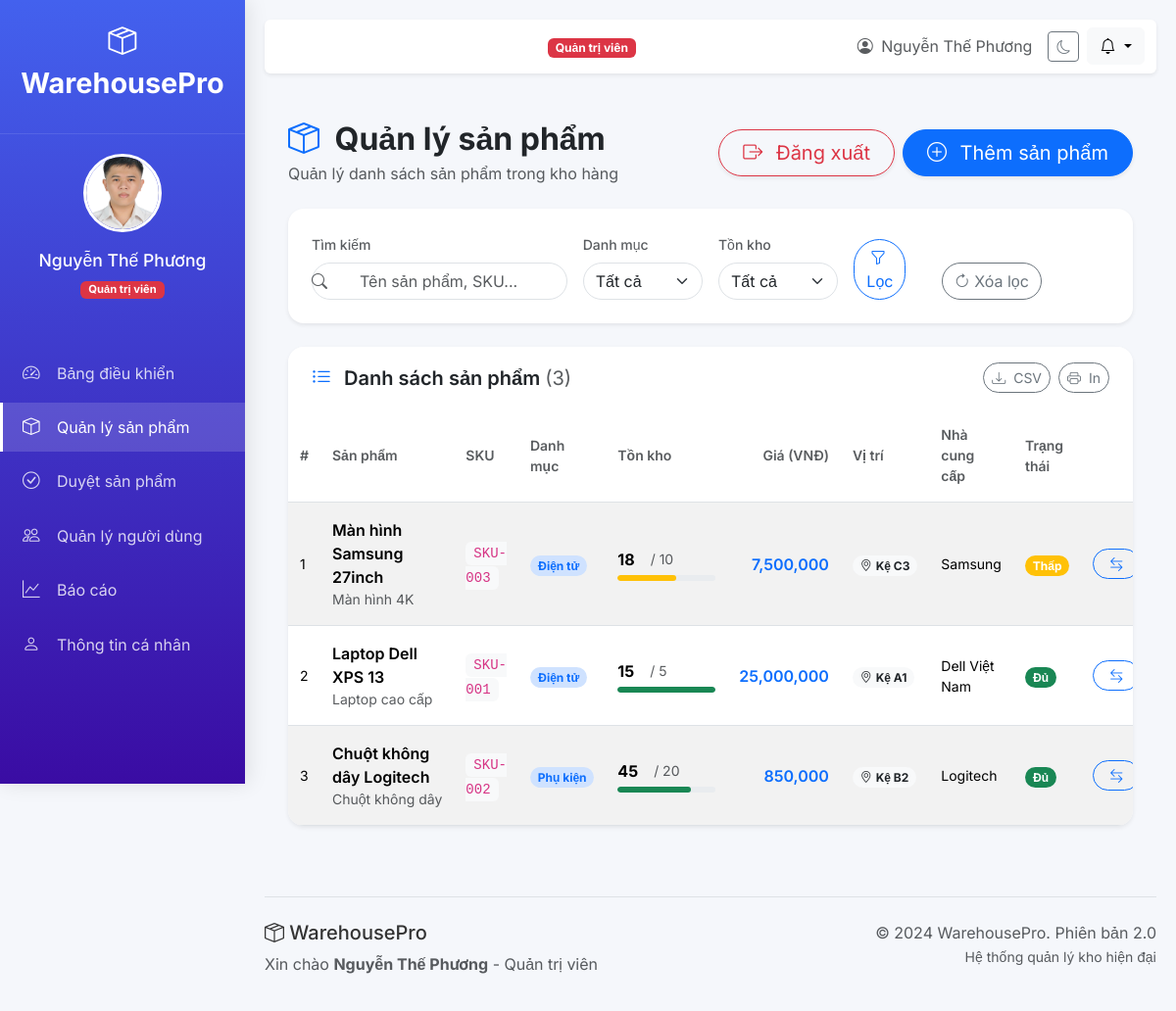
Before: /products (signed in) with the older database file.
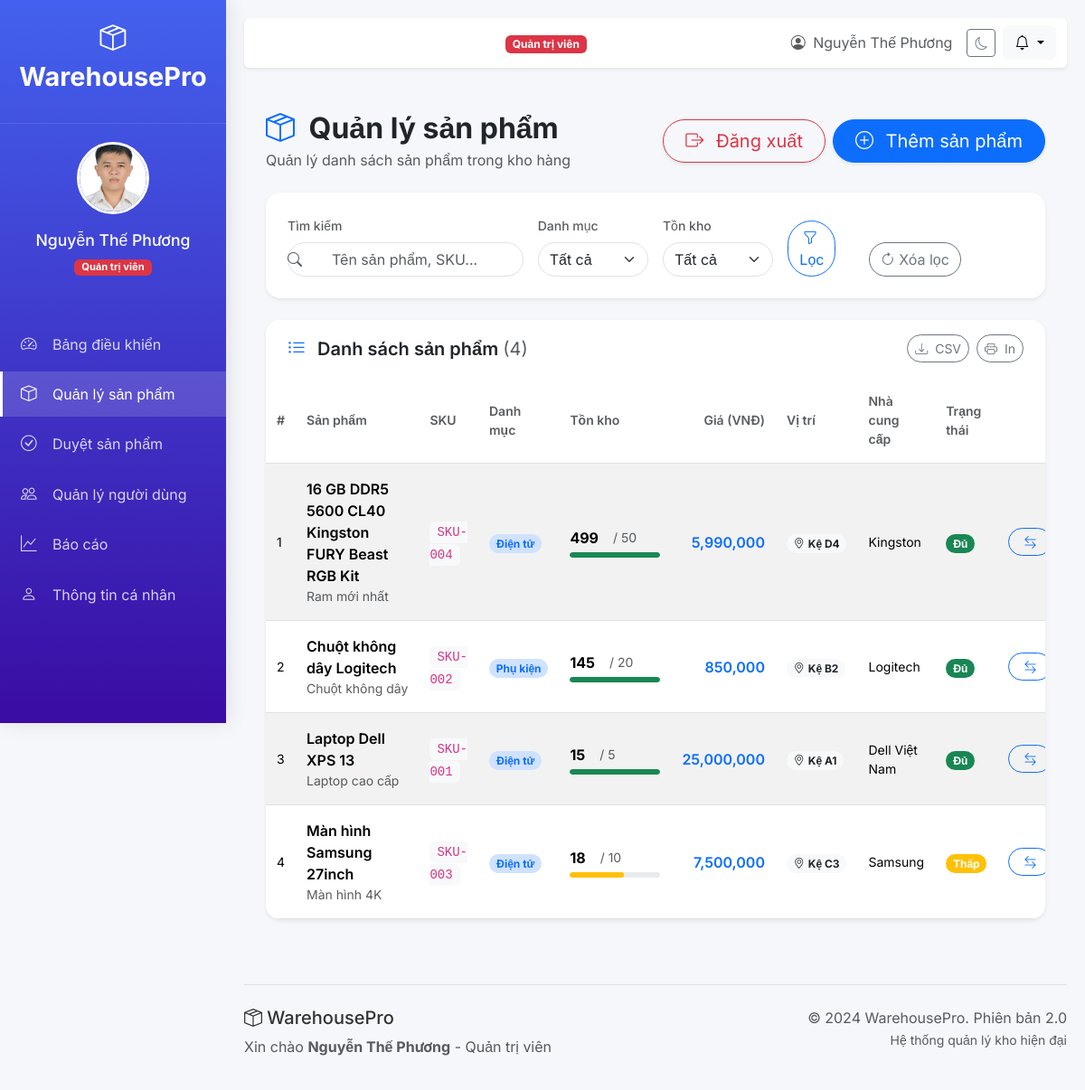
After: the same page with the newer database file.
### tables this page shows
CREATE TABLE products (
            id INTEGER PRIMARY KEY AUTOINCREMENT,
            name TEXT NOT NULL,
            category TEXT NOT NULL,
            sku TEXT UNIQUE,
            stock INTEGER DEFAULT 0,
            min_stock INTEGER DEFAULT 5,
            price DECIMAL(10,2),
            supplier TEXT,
            supplier_country TEXT,
            manufacturer TEXT,
            distributor TEXT,
            location TEXT,
            description TEXT,
            image_url TEXT,
            status TEXT DEFAULT 'pending', -- pending/approved/rejected
            added_by INTEGER,
            approved_by INTEGER,
            last_updated TIMESTAMP DEFAULT CURRENT_TIMESTAMP,
            FOREIGN KEY (added_by) REFERENCES users (id),
            FOREIGN KEY (approved_by) REFERENCES users (id)
        );

### main.py (the view)
@app.get("/products", response_class=HTMLResponse)
async def products_page(request: Request):
    user = get_current_user(request)
    if not user:
        return RedirectResponse("/login", status_code=302)
    conn = get_db_connection()
    cursor = conn.cursor()
    search = request.query_params.get('search', '')
    category = request.query_params.get('category', '')
    min_stock_filter = request.query_params.get('min_stock', '')
    if user["role"] == "staff":
        query = '''
            SELECT p.*, u.full_name as added_by_name, u2.full_name as approved_by_name
            FROM products p
            LEFT JOIN users u ON p.added_by = u.id
            LEFT JOIN users u2 ON p.approved_by = u2.id
            WHERE p.status = 'approved' OR p.added_by = ?
        '''
        params = [user["id"]]
    else:
        query = '''
            SELECT p.*, u.full_name as added_by_name, u2.full_name as approved_by_name
            FROM products p
            LEFT JOIN users u ON p.added_by = u.id
            LEFT JOIN users u2 ON p.approved_by = u2.id
            WHERE 1=1
        '''
        params = []
    if search:
        query += " AND (p.name LIKE ? OR p.sku LIKE ? OR p.description LIKE ? OR p.supplier LIKE ?)"
        params.extend([f"%{search}%", f"%{search}%", f"%{search}%", f"%{search}%"])
    if category:
        query += " AND p.category = ?"
        params.append(category)
    if min_stock_filter:
        if min_stock_filter == '5':
            query += " AND p.stock <= 5"
        elif min_stock_filter == '10':
            query += " AND p.stock <= 10"
    query += " ORDER BY p.last_updated DESC"
    cursor.execute(query, params)
    products = [dict(row) for row in cursor.fetchall()]
    cursor.execute("SELECT DISTINCT category FROM products ORDER BY category")
    categories = [{"category": row[0]} for row in cursor.fetchall()]
    conn.close()
    return templates.TemplateResponse(
        "products.html",
        {
            "request": request,
            "title": "Quản lý sản phẩm",
            "user": user,
            "products": products,
            "categories": categories,
            "search": search,
            "selected_category": category,
            "min_stock": min_stock_filter
        }
    )

### templates/products.html (shortened to what the changed rows need)
{% extends "base.html" %}
{% block content %}
<div class="container-fluid py-4">
    <div class="d-flex justify-content-between align-items-center mb-4">
        <div>
            <h2 class="fw-bold text-dark mb-1">
                <i class="bi bi-box-seam me-2 text-primary"></i> Quản lý sản phẩm
            </h2>
        </div>
    </div>
    <div class="card border-0 shadow-sm rounded-4 overflow-hidden">
        <div class="card-header bg-white border-0 py-3 px-4 d-flex justify-content-between align-items-center">
            <h5 class="mb-0 fw-semibold text-dark">
                <i class="bi bi-list-ul me-2 text-primary"></i>
                Danh sách sản phẩm <span class="text-muted fw-normal">({{ products|length }})</span>
            </h5>
        </div>
        <div class="card-body p-0">
            <div class="table-responsive">
                <table class="table table-hover table-striped mb-0" id="productsTable">
                    <thead class="bg-light">
                        <tr>
                            <th class="text-muted small fw-semibold">#</th>
                            <th class="text-muted small fw-semibold">Sản phẩm</th>
                            <th class="text-muted small fw-semibold">SKU</th>
                            <th class="text-muted small fw-semibold">Danh mục</th>
                            <th class="text-muted small fw-semibold">Tồn kho</th>
                            <th class="text-muted small fw-semibold text-end">Giá (VNĐ)</th>
                            <th class="text-muted small fw-semibold">Vị trí</th>
                            <th class="text-muted small fw-semibold">Nhà cung cấp</th>
                            <th class="text-muted small fw-semibold">Trạng thái</th>
                            <th class="text-muted small fw-semibold text-center">Thao tác</th>
                        </tr>
                    </thead>
                    <tbody>
                        {% for product in products %}
                        <tr class="align-middle">
                            <td class="small">{{ loop.index }}</td>
                            <td>
                                <div class="fw-semibold">{{ product['name'] }}</div>
                                {% if product['description'] %}
                                <div class="text-muted small text-truncate" style="max-width: 200px;">
                                    {{ product['description'][:60] }}{% if product['description']|length > 60 %}...{% endif %}
                                </div>
                                {% endif %}
                            </td>
                            <td><code class="small bg-light px-2 py-1 rounded">{{ product['sku'] }}</code></td>
                            <td>
                                <span class="badge bg-primary-subtle text-primary rounded-pill">{{ product['category'] }}</span>
                            </td>
                            <td>
                                <div class="d-flex align-items-center">
                                    <span class="fw-bold me-3">{{ product['stock'] }}</span>
                                    <small class="text-muted">/ {{ product['min_stock'] }}</small>
                                </div>
                                <div class="progress mt-1" style="height: 6px; width: 100px;">
                                    <div class="progress-bar rounded-pill
                                        {% if product['stock'] <= product['min_stock'] %}bg-danger
                                        {% elif product['stock'] <= product['min_stock'] * 2 %}bg-warning
                                        {% else %}bg-success{% endif %}"
                                         style="width: {{ (product['stock'] / (product['min_stock'] * 3 if product['min_stock'] * 3 > 0 else 1) * 100)|round(0) }}%;">
                                    </div>
                                </div>
                            </td>
                            <td class="text-end fw-semibold text-primary">{{ "{:,.0f}".format(product['price'] or 0) }}</td>
                            <td>
                                <span class="badge bg-light text-dark rounded-pill small">
                                    <i class="bi bi-geo-alt me-1"></i>{{ product['location'] }}
                                </span>
                            </td>
                            <td class="small">{{ product['supplier'] or '-' }}</td>
                            <td>
                                {% if product['status'] == 'pending' %}
                                    <span class="badge bg-warning text-dark rounded-pill">
                                        <i class="bi bi-hourglass-split me-1"></i>Chờ duyệt
                                    </span>
                                {% elif product['status'] == 'rejected' %}
                                    <span class="badge bg-danger rounded-pill">Đã từ chối</span>
                                {% else %}
                                    {% if product['stock'] <= product['min_stock'] %}
                                        <span class="badge bg-danger rounded-pill">Sắp hết</span>
                                    {% elif product['stock'] <= product['min_stock'] * 2 %}
                                        <span class="badge bg-warning rounded-pill">Thấp</span>
                                    {% else %}
                                        <span class="badge bg-success rounded-pill">Đủ</span>
                                    {% endif %}
                                {% endif %}
                            </td>
                            <td>
                                <div class="btn-group btn-group-sm" role="group">
                                    <button type="button" class="btn btn-outline-primary rounded-pill px-3"
                                            data-bs-toggle="modal" data-bs-target="#updateStockModal{{ product['id'] }}"
                                            title="Cập nhật tồn kho">
                                        <i class="bi bi-arrow-left-right"></i>
                                    </button>
                                </div>
                            </td>
                        </tr>
                        {% endfor %}
                    </tbody>
                </table>
            </div>
        </div>
    </div>
</div>
{% endblock %}

Changed rows visible on the page:
added products: name "16 GB DDR5 5600 CL40 Kingston FURY Beast RGB Kit", description "Ram mới nhất", sku "SKU-004", category "Điện tử", stock "499", min_stock "50", price "5,990,000", location "Kệ D4", supplier "Kingston", status "Đủ"
changed products "Chuột không dây Logitech": stock "45" → "145"; moves up the list
changed products "Laptop Dell XPS 13": moves down the list
Other visible differences:
{{ products|length }}: "3" → "4"
